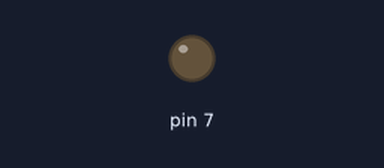
The sketch below on a simulated Arduino Uno, built with avr-gcc and run on an emulated ATmega328P. On the bench: output pins drawn as LEDs (lit = HIGH).

Above: at 0.35 s.
At 12.6 s:
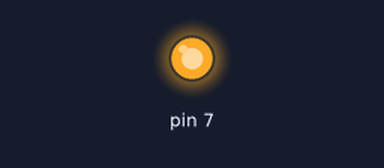
Timing chart, 0 to 13.1 s (numbered marks = the images above):
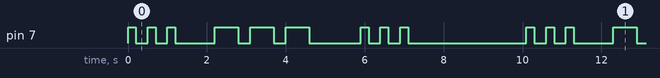

The sketch:

SOS.ino
```cpp
/*
 SOS
*/

// the setup function runs once when you press reset or power the board
void setup() {
  // initialize digital pin LED_BUILTIN as an output.
  pinMode(7, OUTPUT);
}

// the loop function runs over and over again forever
void loop() {
  // S (3 dots at 200 on and 300 symbol to symbol delay off)
  digitalWrite(7, HIGH);   // turn the LED on (HIGH is the voltage level)
  delay(200);
  digitalWrite(7, LOW);    // turn the LED off by making the voltage LOW
  delay(300);
  digitalWrite(7, HIGH);   // turn the LED on (HIGH is the voltage level)
  delay(200);
  digitalWrite(7, LOW);    // turn the LED off by making the voltage LOW
  delay(300);
  digitalWrite(7, HIGH);   // turn the LED on (HIGH is the voltage level)
  delay(200);
  digitalWrite(7, LOW);    // turn the LED off by making the voltage LOW

  //Letter to Letter Gap
  delay(1000);


  //O (3 dash 600ms on with 300ms delay symbol to symbol)
  digitalWrite(7, HIGH);   // turn the LED on (HIGH is the voltage level)
  delay(600);
  digitalWrite(7, LOW);    // turn the LED off by making the voltage LOW
  delay(300);
  digitalWrite(7, HIGH);   // turn the LED on (HIGH is the voltage level)
  delay(600);
  digitalWrite(7, LOW);    // turn the LED off by making the voltage LOW
  delay(300);
  digitalWrite(7, HIGH);   // turn the LED on (HIGH is the voltage level)
  delay(600);
  digitalWrite(7, LOW);    // turn the LED off by making the voltage LOW
  delay(300);


  //Letter to Letter Gap
  delay(1000);


  //S
  digitalWrite(7, HIGH);   // turn the LED on (HIGH is the voltage level)
  delay(200);
  digitalWrite(7, LOW);    // turn the LED off by making the voltage LOW
  delay(300);
  digitalWrite(7, HIGH);   // turn the LED on (HIGH is the voltage level)
  delay(200);
  digitalWrite(7, LOW);    // turn the LED off by making the voltage LOW
  delay(300);
  digitalWrite(7, HIGH);   // turn the LED on (HIGH is the voltage level)
  delay(200);
  digitalWrite(7, LOW);    // turn the LED off by making the voltage LOW

  //Word gap
  delay(3000);


}
```

Measured:
- by itself, pin 7: repeats every 10.1 s: 2 × (LOW 0.30 s, HIGH 0.20 s), LOW 1.0 s, 2 × (HIGH 0.60 s, LOW 0.30 s), HIGH 0.60 s, LOW 1.3 s, 2 × (HIGH 0.20 s, LOW 0.30 s), HIGH 0.20 s, LOW 3.0 s, HIGH 0.20 s
- by itself, everything shown: repeats every 10.1 s, in 18 steps
